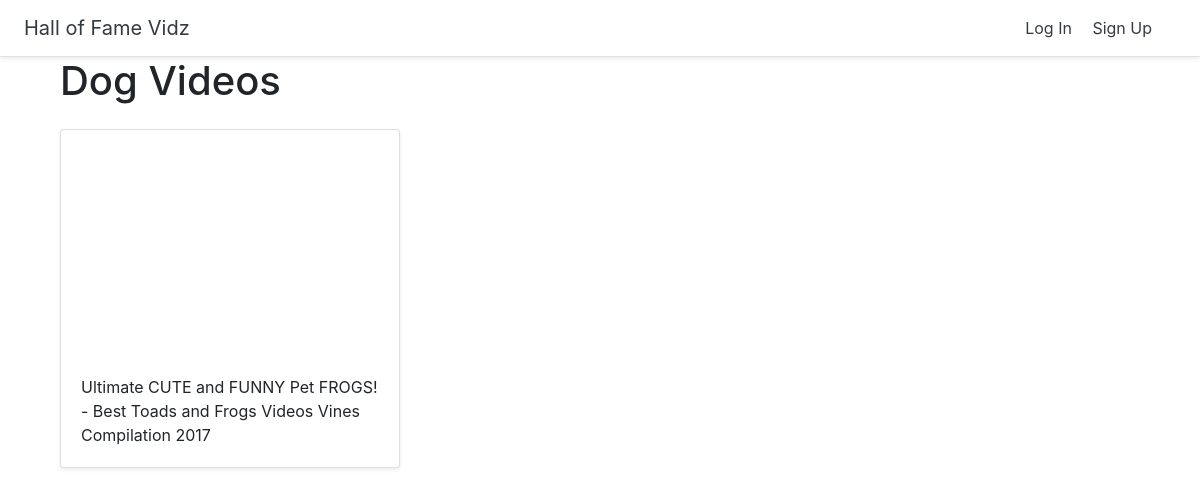
Page /halloffame/7/ on the committed database.
### halls/models.py (models this page shows)
class Hall(models.Model):
    title = models.CharField(max_length=257)
    user = models.ForeignKey(User, related_name='halls', on_delete=models.CASCADE)

class Video(models.Model):
    title = models.CharField(max_length=257)
    url = models.URLField()
    youtube_id = models.CharField(max_length=257)
    hall = models.ForeignKey(Hall, on_delete=models.CASCADE)

### halls/views.py (the view)
# urls.py: path('<int:pk>/', views.DetailHall.as_view(), name='detail_hall'),
class DetailHall(generic.DetailView):
    model = Hall
    template_name = 'halls/detail_hall.html'

### halls/templates/halls/detail_hall.html (shortened to what this page needs)
{% extends 'halls/halls_base.html' %}
{% block halls_content %}
<div class="container">
    <h1>{{ hall.title}}</h1>
    <div class="row">
        {% for video in hall.video_set.all %}
        <div class="col-md-4 mt-3">
            <div class="card mb-4 shadow-sm">
                <iframe width="100%" height="225" src="https://www.youtube.com/embed/{{ video.youtube_id }}" frameborder="0" allow="accelerometer; autoplay; encrypted-media; gyroscope; picture-in-picture" allowfullscreen></iframe>
                <div class="card-body">
                    <p class="card-text">{{ video.title }}</p>
                </div>
            </div>
        </div>
        {% endfor %}
    </div>
</div>
{% endblock %}

### rows in the picture
Hall: title "Dog Videos"
Video: title "Ultimate CUTE and FUNNY Pet FROGS! - Best Toads and Frogs Videos Vines Compilation 2017"
